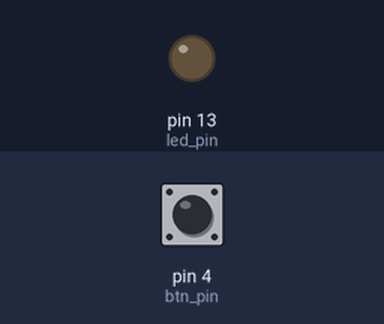
This sketch was run on a simulated Arduino Uno, built with avr-gcc and run on an emulated ATmega328P. Shown: output pins drawn as LEDs (lit = HIGH). Inputs (shaded band) come from the test bench; at power-on: pin 4 (btn_pin) LOW. What the sketch prints to the serial monitor is not drawn.

Above: at 1.2 s.
1.3 s: pin 4 (btn_pin) pulled HIGH for 0.15 s
At 1.38 s:
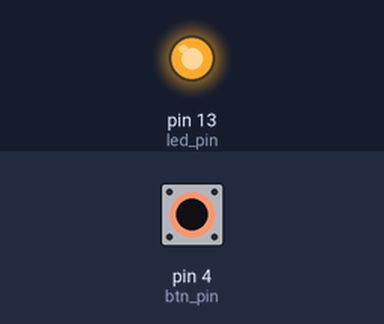
2.9 s: pin 4 (btn_pin) pulled HIGH for 3.2 s
At 6.5 s:
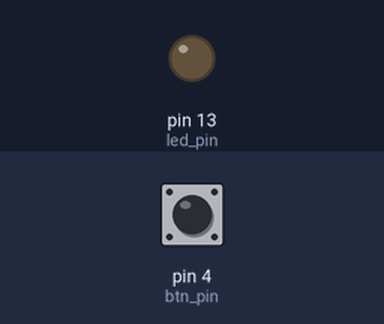
Timing chart, 0 to 8.0 s (numbered marks = the images above; inputs shaded):
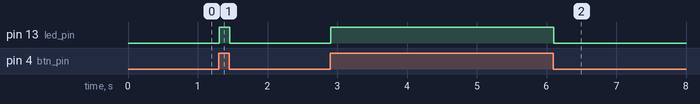

Measured:
- after the input at 1.3 s, pin 13 (led_pin): LOW → HIGH at once, → LOW 0.15 s later
- after the input at 2.9 s, pin 13 (led_pin): LOW → HIGH at once, → LOW 3.2 s later

The sketch:

______________.ino
```cpp
// пины через которые датчики передают данные
#define btn_pin 4
#define led_pin 13
// булевая переменная, отвечающая  за положение кнопки (нажата/не нажата).
bool btn_state;

// функция, котрая запускается один раз при старте программы.
void setup()
{
  // устанавливаем режим пина на которой у нас стоит кнопка на ввод данных
  pinMode (btn_pin, INPUT);
  // устанавливаем режим пина на которой у нас стоит диод на вывод данных
  pinMode (led_pin, OUTPUT) ;
  // Инициализация последовательной связи для вывода данных в монитор порта
  Serial.begin (9600);
}

// функция, котрая вызывается в цикле.
void loop ()
{
 // считываем занчение на  кнопке
 btn_state = digitalRead (btn_pin);
 // вывод состояния кнопки
 Serial.println (btn_state);
 // записываем на пин значение кнопки, если кнопка нажата на пин передается 1 и как следствие диод загорается
 digitalWrite (led_pin, btn_state);
}
```
